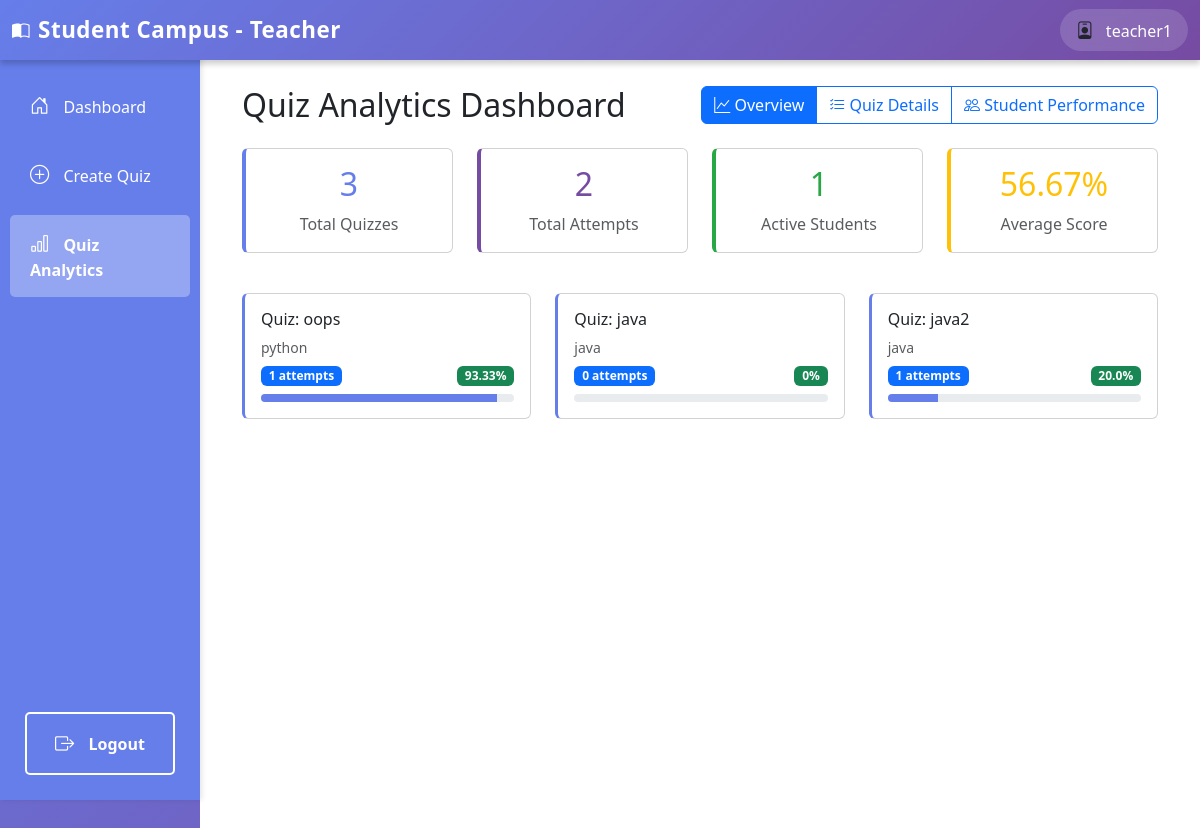
The app's page /teacher/quiz/analytics/ (signed in), older data.
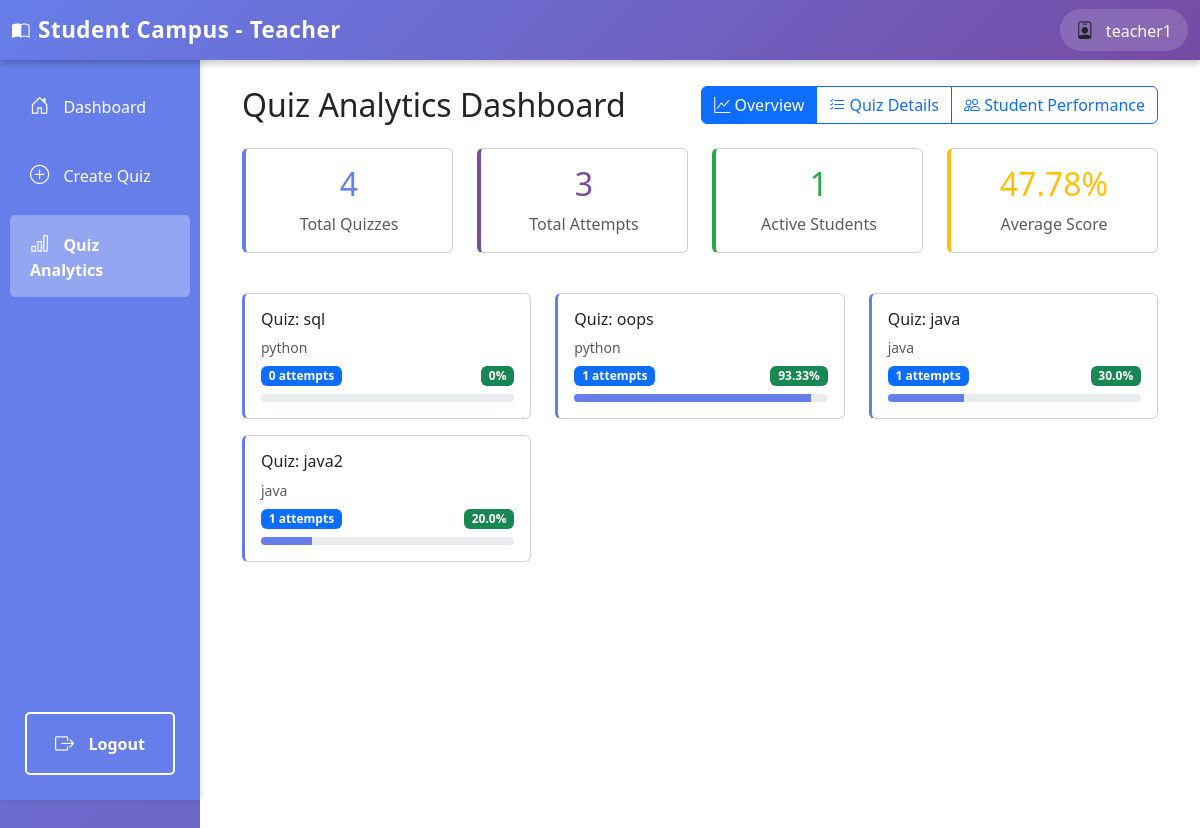
The same page, newer data.
### teachers/models.py (models this page shows, shortened)
class Quiz(models.Model):
    title = models.CharField(max_length=200)
    subject = models.ForeignKey(Subject, on_delete=models.CASCADE, related_name='quizzes')
    pdf_note = models.ForeignKey(PDFNote, on_delete=models.CASCADE, related_name='quizzes', null=True)
    description = models.TextField(blank=True)
    duration = models.IntegerField(help_text="Duration in minutes", default=30)
    num_questions = models.IntegerField(default=10)
    created_by = models.ForeignKey(User, on_delete=models.CASCADE, related_name='created_quizzes')
    created_at = models.DateTimeField(auto_now_add=True)
    deadline = models.DateTimeField(null=True, blank=True, help_text="Quiz deadline")
    is_active = models.BooleanField(default=True)
    class Meta:
        ordering = ['-created_at']
        verbose_name_plural = "Quizzes"

class Subject(models.Model):
    name = models.CharField(max_length=200)
    description = models.TextField(blank=True)
    teacher = models.ForeignKey(User, on_delete=models.CASCADE, related_name='subjects')
    created_at = models.DateTimeField(auto_now_add=True)
    class Meta:
        ordering = ['name']

### teachers/views.py (the view)
# urls.py: path('quiz/analytics/', views.quiz_analytics, name='quiz_analytics'),
@login_required
def quiz_analytics(request):
    if not request.user.is_teacher():
        return HttpResponseForbidden("You don't have permission to access this page.")
    quizzes = Quiz.objects.filter(created_by=request.user).prefetch_related('attempts', 'questions', 'attempts__student')
    quiz_stats = []
    total_attempts_all = 0
    unique_students_set = set()
    all_percentages = []
    for quiz in quizzes:
        attempts = quiz.attempts.filter(completed_at__isnull=False)
        total_attempts = attempts.count()
        total_attempts_all += total_attempts
        students_in_quiz = set(attempt.student.id for attempt in attempts)
        unique_students_set.update(students_in_quiz)
        if total_attempts > 0:
            scores = [a.score for a in attempts]
            avg_score = sum(scores) / total_attempts
            highest_score = max(scores)
            lowest_score = min(scores)
            if quiz.questions.count() > 0:
                avg_percentage = (avg_score / quiz.questions.count()) * 100
                all_percentages.append(avg_percentage)
            else:
                avg_percentage = 0
        else:
            avg_score = 0
            avg_percentage = 0
            highest_score = 0
            lowest_score = 0
        quiz_stats.append({
            'quiz': quiz,
            'total_attempts': total_attempts,
            'avg_score': round(avg_score, 2),
            'avg_percentage': round(avg_percentage, 2),
            'total_questions': quiz.questions.count(),
            'highest_score': highest_score,
            'lowest_score': lowest_score,
            'unique_students': len(students_in_quiz)
        })
    overall_avg = round(sum(all_percentages) / len(all_percentages), 2) if all_percentages else 0
    return render(request, 'teachers/quiz_analytics.html', {
        'quiz_stats': quiz_stats,
        'total_attempts': total_attempts_all,
        'unique_students': len(unique_students_set),
        'overall_avg': overall_avg
    })

### authentication/models.py (called while the page is built)
    def is_teacher(self):
        return self.role == 'teacher'

### templates/teachers/quiz_analytics.html (shortened to what this page needs)
{% extends 'teachers/base_teacher.html' %}
{% block teacher_content %}
<div class="container-fluid">
    <div class="d-flex justify-content-between align-items-center mb-4">
        <h2 class="mb-0">Quiz Analytics Dashboard</h2>
        <div class="btn-group" role="group">
            <button type="button" class="btn btn-outline-primary active" onclick="showTab('overview')">
                <i class="bi bi-graph-up"></i> Overview
            </button>
            <button type="button" class="btn btn-outline-primary" onclick="showTab('details')">
                <i class="bi bi-list-check"></i> Quiz Details
            </button>
            <button type="button" class="btn btn-outline-primary" onclick="showTab('students')">
                <i class="bi bi-people"></i> Student Performance
            </button>
        </div>
    </div>
    {% if quiz_stats %}
        <div id="overviewTab" class="analytics-tab">
            <div class="row mb-4">
                <div class="col-md-3 mb-3">
                    <div class="card text-center h-100" style="border-left: 4px solid #667eea;">
                        <div class="card-body">
                            <h2 style="color: #667eea;">{{ quiz_stats|length }}</h2>
                            <p class="text-muted mb-0">Total Quizzes</p>
                        </div>
                    </div>
                </div>
                <div class="col-md-3 mb-3">
                    <div class="card text-center h-100" style="border-left: 4px solid #764ba2;">
                        <div class="card-body">
                            <h2 style="color: #764ba2;">{{ total_attempts }}</h2>
                            <p class="text-muted mb-0">Total Attempts</p>
                        </div>
                    </div>
                </div>
                <div class="col-md-3 mb-3">
                    <div class="card text-center h-100" style="border-left: 4px solid #28a745;">
                        <div class="card-body">
                            <h2 style="color: #28a745;">{{ unique_students }}</h2>
                            <p class="text-muted mb-0">Active Students</p>
                        </div>
                    </div>
                </div>
                <div class="col-md-3 mb-3">
                    <div class="card text-center h-100" style="border-left: 4px solid #ffc107;">
                        <div class="card-body">
                            <h2 style="color: #ffc107;">{{ overall_avg }}%</h2>
                            <p class="text-muted mb-0">Average Score</p>
                        </div>
                    </div>
                </div>
            </div>
            <div class="row">
                {% for stat in quiz_stats %}
                    <div class="col-md-4 mb-3">
                        <div class="card h-100" style="border-left: 3px solid #667eea;">
                            <div class="card-body">
                                <h6 class="card-title text-truncate" title="{{ stat.quiz.title }}">{{ stat.quiz.title }}</h6>
                                <p class="text-muted small mb-2">{{ stat.quiz.subject.name }}</p>
                                <div class="d-flex justify-content-between mb-2">
                                    <span class="badge bg-primary">{{ stat.total_attempts }} attempts</span>
                                    <span class="badge bg-success">{{ stat.avg_percentage }}%</span>
                                </div>
                                <div class="progress" style="height: 8px;">
                                    <div class="progress-bar" style="width: {{ stat.avg_percentage }}%; background-color: #667eea;"></div>
                                </div>
                            </div>
                        </div>
                    </div>
                {% endfor %}
            </div>
        </div>
    {% else %}
        <div class="alert alert-info">
            <i class="bi bi-info-circle"></i> No quizzes created yet. Go to "Create Quiz" to generate your first quiz.
        </div>
    {% endif %}
</div>
{% endblock %}

Row changes from the older to the newer data that the page shows:
added Quiz: quiz "Quiz: sql", quiz.subject.name "python", total_attempts "0", avg_percentage "0"
computed for Quiz "Quiz: java": total_attempts "0" → "1"; avg_percentage "0" → "30.0"
Text that changed along with them:
{{ quiz_stats|length }}: "3" → "4"
{{ total_attempts }}: "2" → "3"
{{ overall_avg }}: "56.67" → "47.78"
